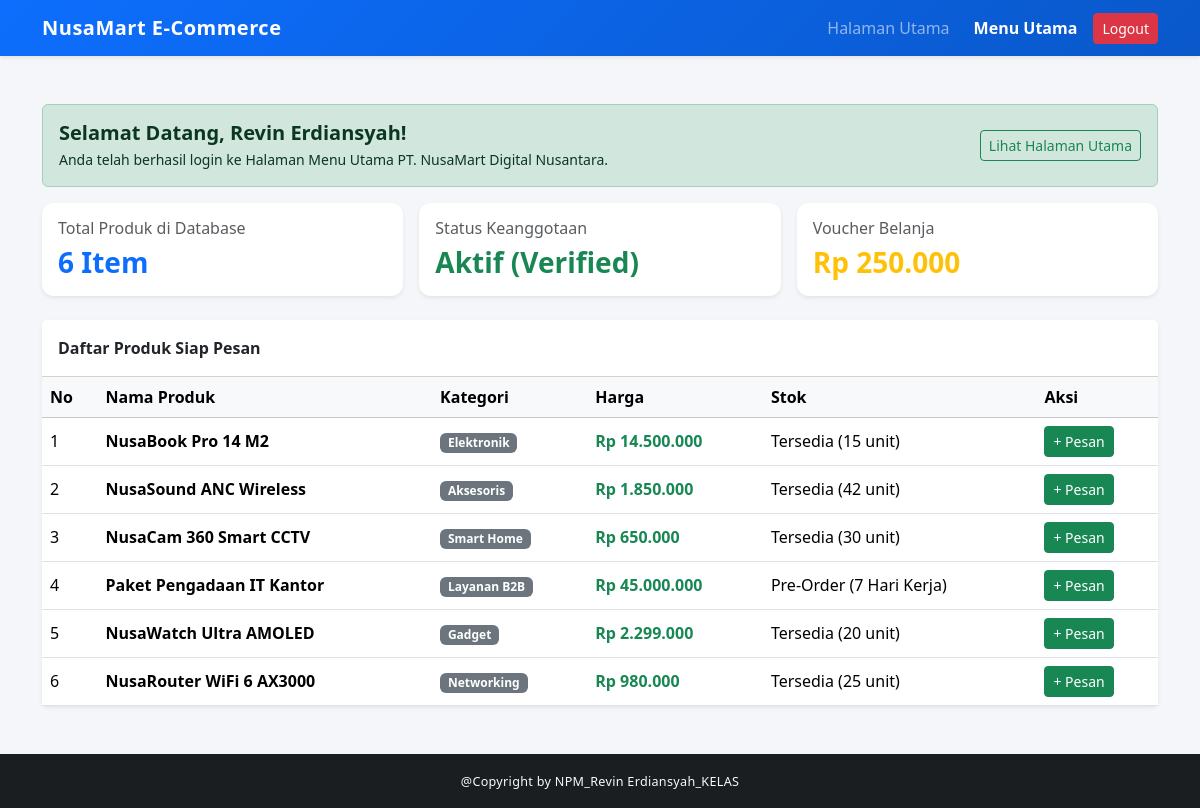
/dashboard.php (signed in), run on the app's committed database.
### tables this page shows
CREATE TABLE `produk` (
  `id` int NOT NULL,
  `kategori` varchar(50) NOT NULL,
  `judul` varchar(150) NOT NULL,
  `harga` varchar(50) NOT NULL,
  `harga_angka` int NOT NULL,
  `stok` varchar(50) NOT NULL,
  `gambar` varchar(255) NOT NULL,
  `ringkasan` text NOT NULL,
  `deskripsi` text NOT NULL,
  `created_at` timestamp NULL DEFAULT CURRENT_TIMESTAMP
);

### dashboard.php (the view, shortened to what this page needs)
<?php
require_once 'koneksi.php';
$query_produk = mysqli_query($conn, "SELECT * FROM produk ORDER BY id ASC");
$total_produk = mysqli_num_rows($query_produk);
include 'includes/header.php';
?>
  <main class="container my-5 flex-grow-1">
    <div class="alert alert-success d-flex justify-content-between align-items-center">
      <div>
        <h5 class="alert-heading fw-bold mb-1">Selamat Datang, <?= htmlspecialchars($_SESSION['active_user']) ?>!</h5>
        <p class="mb-0 small">Anda telah berhasil login ke Halaman Menu Utama PT. NusaMart Digital Nusantara.</p>
      </div>
      <a href="index.php" class="btn btn-outline-success btn-sm">Lihat Halaman Utama</a>
    </div>
    <div class="row g-3 mb-4">
      <div class="col-md-4">
        <div class="card border-0 shadow-sm stat-card">
          <div class="card-body">
            <h6 class="text-muted">Total Produk di Database</h6>
            <h3 class="fw-bold text-primary mb-0"><?= $total_produk ?> Item</h3>
          </div>
        </div>
      </div>
      <div class="col-md-4">
        <div class="card border-0 shadow-sm stat-card success">
          <div class="card-body">
            <h6 class="text-muted">Status Keanggotaan</h6>
            <h3 class="fw-bold text-success mb-0">Aktif (Verified)</h3>
          </div>
        </div>
      </div>
      <div class="col-md-4">
        <div class="card border-0 shadow-sm stat-card warning">
          <div class="card-body">
            <h6 class="text-muted">Voucher Belanja</h6>
            <h3 class="fw-bold text-warning mb-0">Rp 250.000</h3>
          </div>
        </div>
      </div>
    </div>
    <div class="card border-0 shadow-sm">
      <div class="card-header bg-white fw-bold py-3">Daftar Produk Siap Pesan</div>
      <div class="table-responsive">
        <table class="table table-hover align-middle mb-0">
          <thead class="table-light">
            <tr>
              <th>No</th>
              <th>Nama Produk</th>
              <th>Kategori</th>
              <th>Harga</th>
              <th>Stok</th>
              <th>Aksi</th>
            </tr>
          </thead>
          <tbody>
            <?php $no = 1; while ($item = mysqli_fetch_assoc($query_produk)): ?>
              <tr>
                <td><?= $no++ ?></td>
                <td class="fw-semibold"><?= htmlspecialchars($item['judul']) ?></td>
                <td><span class="badge bg-secondary"><?= htmlspecialchars($item['kategori']) ?></span></td>
                <td class="text-success fw-bold"><?= htmlspecialchars($item['harga']) ?></td>
                <td><?= htmlspecialchars($item['stok']) ?></td>
                <td>
                  <button class="btn btn-sm btn-success" onclick="tambahKeranjang('<?= htmlspecialchars($item['judul']) ?>')">
                    + Pesan
                  </button>
                </td>
              </tr>
            <?php endwhile; ?>
          </tbody>
        </table>
      </div>
    </div>
  </main>
<?php include 'includes/footer.php'; ?>

### includes/header.php (shortened to what this page needs)
<?php
$current_page = basename($_SERVER['PHP_SELF']);
?>
<!DOCTYPE html>
<html lang="id">
<head>
  <link href="https://cdn.jsdelivr.net/npm/bootstrap@5.3.3/dist/css/bootstrap.min.css" rel="stylesheet">
  <link href="css/style.css" rel="stylesheet">
</head>
<body class="d-flex flex-column min-vh-100">
  <nav class="navbar navbar-expand-lg navbar-dark navbar-custom shadow-sm">
    <div class="container">
      <a class="navbar-brand fw-bold" href="index.php">NusaMart E-Commerce</a>
      <div class="collapse navbar-collapse" id="navbarNav">
        <ul class="navbar-nav ms-auto gap-2 align-items-lg-center">
          <li class="nav-item">
            <a class="nav-link <?= ($current_page == 'index.php') ? 'active fw-semibold' : '' ?>" href="index.php">Halaman Utama</a>
          </li>
          <?php if (isset($_SESSION['is_logged_in']) && $_SESSION['is_logged_in'] === true): ?>
            <li class="nav-item">
              <a class="nav-link <?= ($current_page == 'dashboard.php') ? 'active fw-semibold' : '' ?>" href="dashboard.php">Menu Utama</a>
            </li>
            <li class="nav-item">
              <a class="btn btn-danger btn-sm" href="logout.php">Logout</a>
            </li>
          <?php endif; ?>
        </ul>
      </div>
    </div>
  </nav>

### includes/footer.php (shortened to what this page needs)
  <footer class="footer-custom text-center py-3 mt-auto">
    <div class="container">
      <small>@Copyright by NPM_Revin Erdiansyah_KELAS</small>
    </div>
  </footer>
</body>
</html>

### css/style.css (style rules this page uses)
body { font-family: 'Segoe UI', Tahoma, Geneva, Verdana, sans-serif; background-color: #f4f6f9; color: #212529; }
.navbar-custom { background: linear-gradient(135deg, #0d6efd 0%, #0a58ca 100%); }
.navbar-brand { letter-spacing: 0.5px; }
.stat-card { border-radius: 12px; border-left: 4px solid #0d6efd; }
.stat-card.success { border-left-color: #198754; }
.stat-card.warning { border-left-color: #ffc107; }
.footer-custom { background-color: #1a1e21; color: #f8f9fa; font-size: 0.9rem; letter-spacing: 0.3px; }

### data on the page
produk: judul "NusaBook Pro 14 M2", kategori "Elektronik", harga "Rp 14.500.000", stok "Tersedia (15 unit)"
produk: judul "NusaSound ANC Wireless", kategori "Aksesoris", harga "Rp 1.850.000", stok "Tersedia (42 unit)"
produk: judul "NusaCam 360 Smart CCTV", kategori "Smart Home", harga "Rp 650.000", stok "Tersedia (30 unit)"
produk: judul "Paket Pengadaan IT Kantor", kategori "Layanan B2B", harga "Rp 45.000.000", stok "Pre-Order (7 Hari Kerja)"
produk: judul "NusaWatch Ultra AMOLED", kategori "Gadget", harga "Rp 2.299.000", stok "Tersedia (20 unit)"
produk: judul "NusaRouter WiFi 6 AX3000", kategori "Networking", harga "Rp 980.000", stok "Tersedia (25 unit)"

### other printed values
$_SESSION['active_user'] "Revin Erdiansyah"
$total_produk "6"
